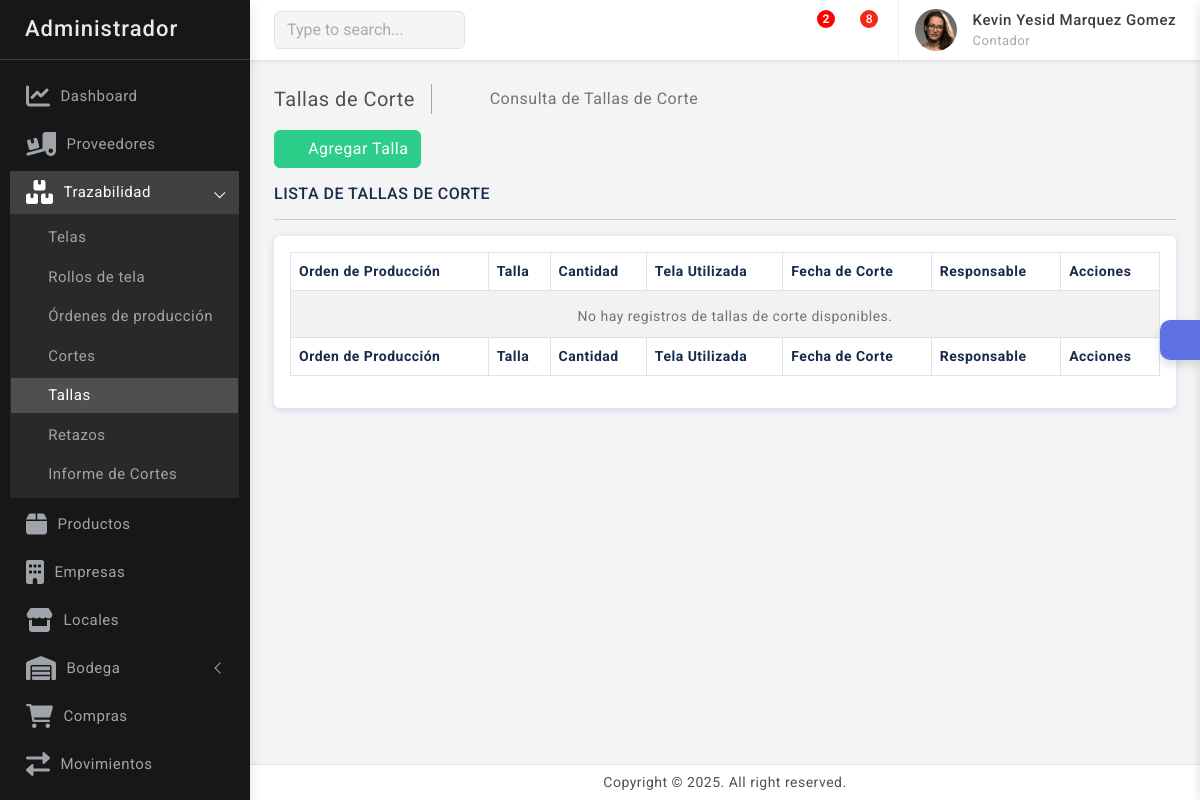
Page /trazabilidad/tallas_corte/ (signed in) on the earlier database version.
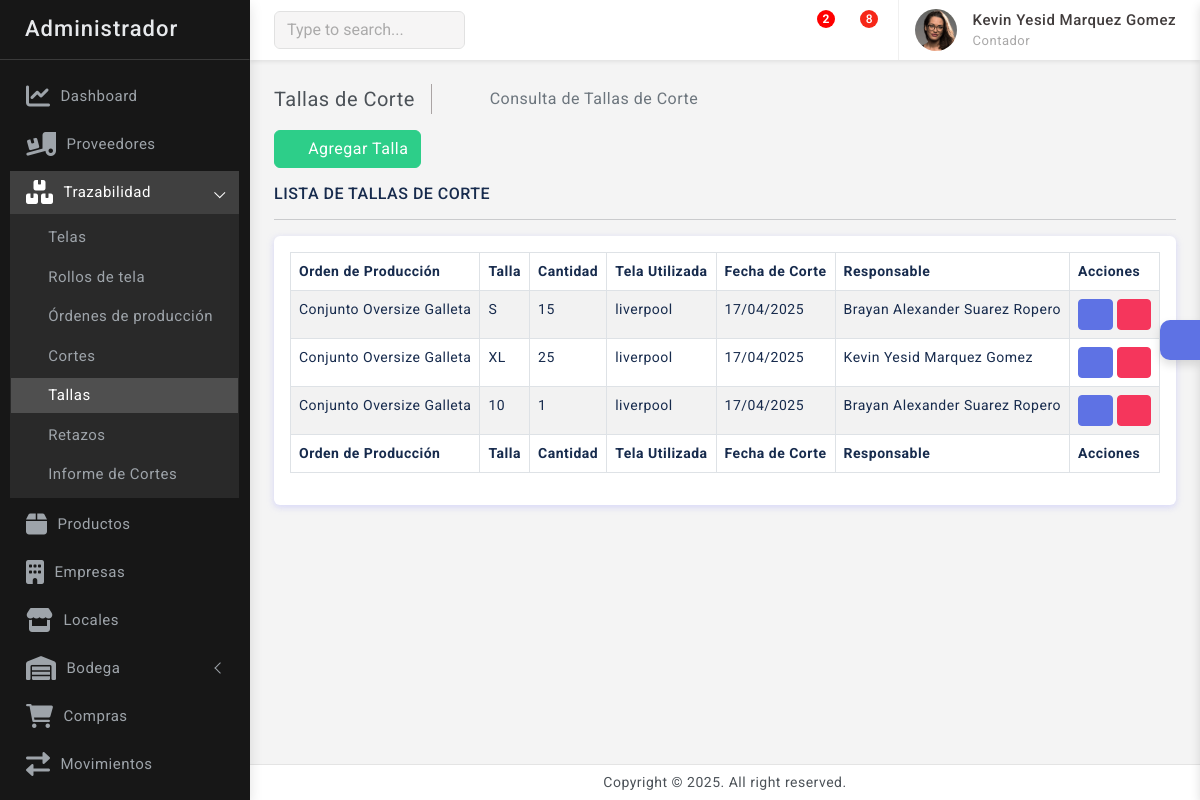
Same page on the later database version.
### trazabilidad/models.py (models this page shows, shortened)
class TallaCorte(models.Model):
    TALLA = (
        ('4', '4'),
        ('6', '6'),
        ('8', '8'),
        ('10', '10'),
        ('12', '12'),
        ('14', '14'),
        ('16', '16'),
        ('S', 'S'),
        ('M', 'M'),
        ('L', 'L'),
        ('XL', 'XL'),
    )
    corte = models.ForeignKey(CorteTela, on_delete=models.CASCADE, related_name="tallas_cortes")
    talla = models.CharField(max_length=2, choices=TALLA, default='S')
    cantidad = models.PositiveIntegerField()

class CorteTela(models.Model):
    CATEGORIA = (
        ('Adulto', 'Adulto'),
        ('Niño', 'Niño'),
    )
    numero_corte = models.CharField(max_length=50, unique=True)
    orden = models.ForeignKey(OrdenProduccion, on_delete=models.CASCADE, related_name="cortes")
    rollo = models.ForeignKey(RolloTela, on_delete=models.CASCADE)
    largo_utilizado = models.DecimalField(max_digits=6, decimal_places=2)
    capas_cortadas = models.PositiveIntegerField()
    metros_tendidos = models.DecimalField(max_digits=6, decimal_places=2)
    medida_tendido_mesa = models.DecimalField(max_digits=6, decimal_places=2, null=True, blank=True)
    colas = models.DecimalField(max_digits=6, decimal_places=2)
    metros_dft_gastados = models.DecimalField(max_digits=6, decimal_places=2, null=True, blank=True)
    rendimiento_rollo = models.DecimalField(max_digits=6, decimal_places=2)
    fecha_corte = models.DateField()
    categoria = models.CharField(max_length=10, choices=CATEGORIA, default='Adulto')
    responsable = models.ForeignKey(PerfilUsuario, on_delete=models.CASCADE)

class OrdenProduccion(models.Model):
    ESTADO_CHOICES = (
        ('Pendiente', 'Pendiente'),
        ('En Proceso', 'En Proceso'),
        ('Completada', 'Completada'),
        ('Cancelada', 'Cancelada'),
    )
    fecha = models.DateField(auto_now_add=True)
    producto = models.ForeignKey(Producto, on_delete=models.CASCADE, related_name="referencia_producto")
    cortador = models.ForeignKey(PerfilUsuario, on_delete=models.CASCADE, related_name="ordenes_produccion")
    total_unidades = models.PositiveIntegerField()
    observaciones = models.TextField(blank=True, null=True)
    estado = models.CharField(max_length=20, choices=ESTADO_CHOICES, default='Pendiente')
    class Meta:
        verbose_name='Orden Producción'
        verbose_name_plural='Ordenes Producción'

class RolloTela(models.Model):
    ESTADO = (
        ('Completo', 'Completo'),
        ('Incompleto', 'Incompleto'),
        ('Agotado', 'Agotado'),
    )
    numero_rollo        = models.CharField(max_length=50, db_index=True)
    referencia          = models.CharField(max_length=100, db_index=True)
    numero_referencia   = models.CharField(max_length=50, unique=True)
    tela                = models.ForeignKey(Tela, on_delete=models.CASCADE)
    color               = models.CharField(max_length=50, null=False, blank=False)
    metros_solicitados  = models.DecimalField(max_digits=6, decimal_places=2, default=0)
    largo_inicial       = models.DecimalField(max_digits=6, decimal_places=2, null=True, blank=True, default=0)
    largo_restante      = models.DecimalField(max_digits=6, decimal_places=2)
    kilos               = models.DecimalField(max_digits=6, decimal_places=2, default=0)
    estado              = models.CharField(max_length=50, choices=ESTADO, default='Completo')
    fecha_registro      = models.DateTimeField(null=False, blank=False)

class Tela(models.Model):
    nombre      = models.CharField(max_length=100, unique=True, null=False, blank=False)
    proveedor   = models.ForeignKey(Proveedor, on_delete=models.CASCADE)

### Producto/models.py (models this page shows, shortened)
class Producto(models.Model):
    ESTADO_CHOICES = [
        ('Disponible', 'Disponible'),
        ('No disponible', 'No disponible'),
    ]
    codigo              = models.CharField(max_length=50, unique=True)
    referencia          = models.CharField(max_length=100)
    diseno              = models.ManyToManyField(Diseno, related_name="productos")
    color               = models.ManyToManyField(Color, related_name="productos")
    talla               = models.ManyToManyField(Talla, related_name="productos")
    categoria           = models.ForeignKey(Categoria, on_delete=models.SET_NULL, null=True, blank=True, related_name="productos")
    genero              = models.ForeignKey(Genero, on_delete=models.SET_NULL, null=True, blank=True, related_name="productos")
    descripcion         = models.TextField(blank=True)
    estado              = models.CharField(max_length=50, choices=ESTADO_CHOICES, default='Disponible')
    fecha_creacion      = models.DateTimeField(auto_now_add=True)
    fecha_actualizacion = models.DateTimeField(auto_now=True)

### usuarios/models.py (models this page shows)
class PerfilUsuario(models.Model):
    usuario                             = models.OneToOneField(Usuario, on_delete=models.CASCADE)
    nombre                              = models.CharField(max_length=50)
    apellido                            = models.CharField(max_length=50)
    documento                           = models.IntegerField(unique=True)
    telefono                            = models.IntegerField(unique=True)
    cargo                               = models.ForeignKey(Cargo, on_delete=models.CASCADE, related_name="Cargo")
    def __str__(self):
        return f"{self.nombre} {self.apellido}"
    def full_name(self):
        return f'{self.nombre} {self.apellido}'

### trazabilidad/views.py (the view)
# urls.py: path('tallas_corte/', views.tallas, name='tallas'),
@login_required(login_url='login')
def tallas(request):
    tallas = TallaCorte.objects.all()
    return render(request, 'trazabilidad/tallas/tallas.html', {'tallas': tallas})

### kiddes/context_processors.py (called while the page is built)
def global_context(request):
    user = None
    perfil = None
    contrato = None
    empresas = None
    if request.user.is_authenticated:
        user = request.user
        perfil = PerfilUsuario.objects.filter(usuario=request.user).first()
        if perfil:
            contrato = Contrato.objects.filter(perfil=perfil).first()
    empresas = Empresa.objects.all
    empresa_id = request.session.get('empresa_id')
    empresa_activa = None
    if empresa_id:
        empresa_activa = Empresa.objects.filter(id=empresa_id).first()
    return {
        'perfil': perfil,
        'user': user,
        'contrato': contrato,
        'empresas': empresas,
        'empresa_id': empresa_id,
        'empresa_activa': empresa_activa,
    }

### notificaciones/context_processors.py (called while the page is built)
def notificaciones_context(request):
    if request.user.is_authenticated:
        notificaciones = Notificacion.objects.filter(user=request.user, leida=False).order_by('-fecha_creacion')
    else:
        notificaciones = []
    return {'notificaciones': notificaciones}

### usuarios/models.py (called while the page is built)
    def __str__(self):
        return self.nombre

### templates/trazabilidad/tallas/tallas.html (shortened to what the changed rows need)
{% extends 'base.html' %}
{% block content %}
    <div class="page-wrapper">
        <div class="page-content">
            <div class="card">
                <div class="card-body">
                    <div class="table-responsive">
                        <table id="example2" class="table table-striped table-bordered">
                            <thead>
                                <tr>
                                    <th>Orden de Producción</th>
                                    <th>Talla</th>
                                    <th>Cantidad</th>
                                    <th>Tela Utilizada</th>
                                    <th>Fecha de Corte</th>
                                    <th>Responsable</th>
                                    <th>Acciones</th>
                                </tr>
                            </thead>
                            <tbody>
                                {% if tallas %}
                                    {% for talla in tallas %}
                                    <tr>
                                        <td>{{ talla.corte.orden.producto.referencia }}</td>
                                        <td>{{ talla.talla }}</td>
                                        <td>{{ talla.cantidad }}</td>
                                        <td>{{ talla.corte.rollo.tela.nombre }}</td>
                                        <td>{{ talla.corte.fecha_corte|date:"d/m/Y" }}</td>
                                        <td>{{ talla.corte.responsable }}</td>
                                        <td>
                                            <a href="{% url 'editar_talla' talla.id %}" class="btn btn-primary btn-sm">
                                                <i class="bx bx-edit"></i>
                                            </a>
                                            <button class="btn btn-danger btn-sm delete-talla" data-id="{{ talla.id }}">
                                                <i class="bx bx-trash"></i>
                                            </button>
                                        </td>
                                    </tr>
                                    {% endfor %}
                                {% else %}
                                    <tr>
                                        <td colspan="8" class="text-center text-muted">
                                            <i class="bx bx-info-circle" style="font-size: 20px; color: #ff9800;"></i>
                                            No hay registros de tallas de corte disponibles.
                                        </td>
                                    </tr>
                                {% endif %}
                            </tbody>
                            <tfoot>
                                <tr>
                                    <th>Orden de Producción</th>
                                    <th>Talla</th>
                                    <th>Cantidad</th>
                                    <th>Tela Utilizada</th>
                                    <th>Fecha de Corte</th>
                                    <th>Responsable</th>
                                    <th>Acciones</th>
                                </tr>
                            </tfoot>
                        </table>
                    </div>
                </div>
            </div>
        </div>
    </div>
{% endblock %}

Differences in the rows shown:
added TallaCorte: corte.orden.producto.referencia "Conjunto Oversize Galleta", talla "S", cantidad "15", corte.rollo.tela.nombre "liverpool", corte.fecha_corte "17/04/2025", corte.responsable "Brayan Alexander Suarez Ropero"
added TallaCorte: corte.orden.producto.referencia "Conjunto Oversize Galleta", talla "XL", cantidad "25", corte.rollo.tela.nombre "liverpool", corte.fecha_corte "17/04/2025", corte.responsable "Kevin Yesid Marquez Gomez"
added TallaCorte: corte.orden.producto.referencia "Conjunto Oversize Galleta", talla "10", cantidad "1", corte.rollo.tela.nombre "liverpool", corte.fecha_corte "17/04/2025", corte.responsable "Brayan Alexander Suarez Ropero"
Other differences:
text no longer shown: "No hay registros de tallas de corte disponibles."
